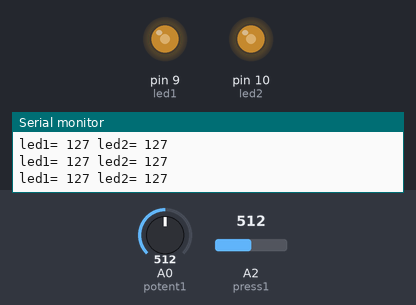
Recording of a sketch running on a simulated Arduino Uno, built with avr-gcc and run on an emulated ATmega328P. Shown: output pins drawn as LEDs (lit = HIGH), the last lines printed to the serial monitor. The inputs (shaded band) are chosen by the test bench; at power-on: A0 (potent1) = 512, A2 (press1) = 512.

Above: at 1.2 s.
1.3 s: A0 (potent1) set to 419
At 1.6 s:
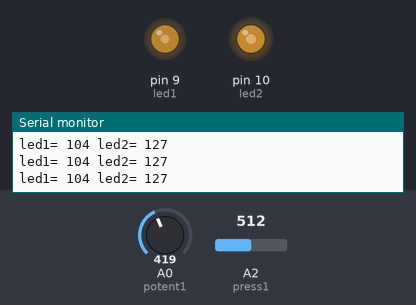
2.8 s: A0 (potent1) set to 386
At 4.2 s:
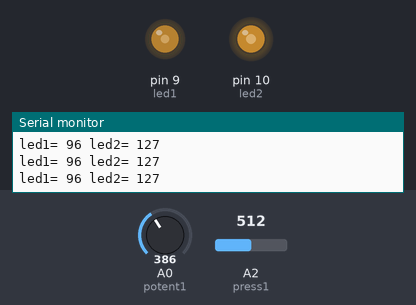
5.8 s: A2 (press1) set to 414
At 6.3 s:
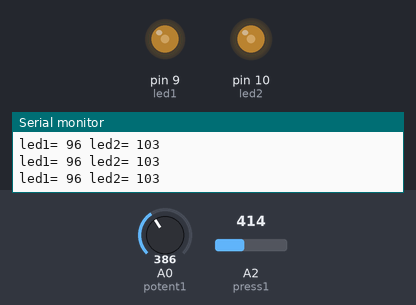
8.8 s: A2 (press1) set to 392
At 9.6 s:
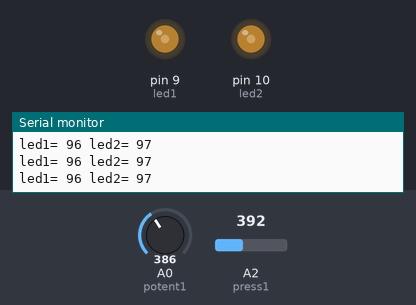
11.8 s: A2 (press1) set to 716
At 13.0 s:
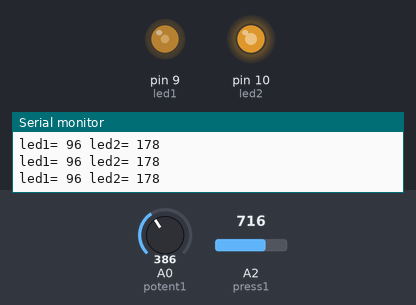
13.3 s: A0 (potent1) set to 43
At 14.3 s:
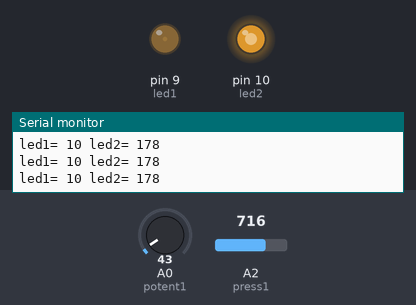
14.8 s: A0 (potent1) set to 38
Timing chart, 0 to 17.8 s (numbered marks = the images above; inputs shaded):
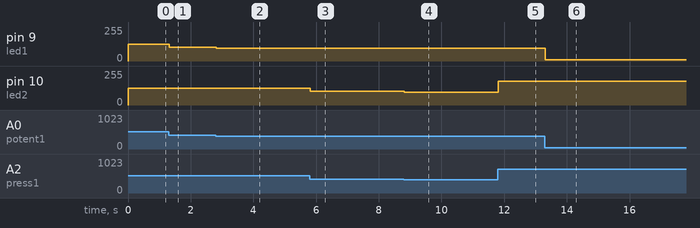

Measured:
- after the input at 1.3 s, pin 9 (led1): 127/255 → 104/255 at once
- after the input at 2.8 s, pin 9 (led1): 104/255 → 96/255 at once
- after the input at 5.8 s, pin 10 (led2): 127/255 → 103/255 at once
- after the input at 8.8 s, pin 10 (led2): 103/255 → 97/255 at once
- after the input at 11.8 s, pin 10 (led2): 97/255 → 178/255 at once
- after the input at 13.3 s, pin 9 (led1): 96/255 → 10/255 at once
- after the input at 14.8 s, pin 9 (led1): 10/255 → 9/255 at once

The sketch:

Led_Potentiometer.ino
```cpp
// digital pin 2 has a pushbutton attached to it. Give it a name:
int potent1 = A0;
int press1 = A2;
int led1 = 9;
int led2 = 10;

// the setup routine runs once when you press reset:
void setup() {
  // initialize serial communication at 9600 bits per second:
  Serial.begin(9600);
  // make the potent, pressure an input:
  pinMode(potent1, INPUT);
  pinMode(press1, INPUT);
  // define LEDs as output:
  pinMode(led1, OUTPUT);
  pinMode(led2, OUTPUT);
}

// the loop routine runs over and over again forever:
void loop() {
  // read the input pin:
  int potRead = analogRead(potent1);
  int pressRead = analogRead(press1);
  //electivity is flowing, set pin 3 to high
//  Serial.print("Potent= ");
//  Serial.print(potRead);
//  Serial.print(" Pressure= ");
//  Serial.println(pressRead);

  int potentNine = map(potRead, 0, 1023, 0, 255);
  analogWrite(led1, potentNine);
  Serial.print("led1= ");
  Serial.print(potentNine);

  int pressureTen = map(pressRead, 0, 1023, 0, 255);
  analogWrite(led2, pressureTen);
  Serial.print(" led2= ");
  Serial.println(pressureTen);

  // 0 1023 -> 0 255

//  if(buttonState == HIGH){
//    digitalWrite(3, HIGH);
//  }
//  //otherwise set pin 3 to low
//  else{
//    digitalWrite(3, LOW);
//  }

}
```
